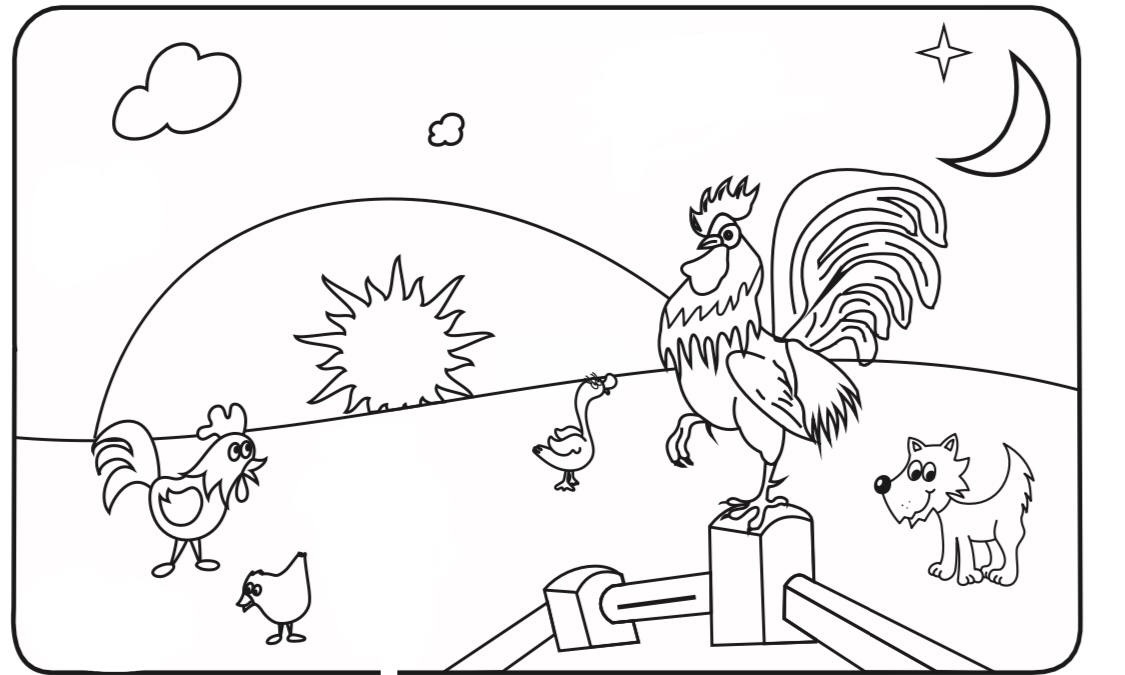
#> input picture project/10.jpg, 1125 x 675 px, given in place of 10.jpg.jpg, which was not available
$ python my_project.py
#> lines starting #> are read from the running program, lines starting #| are printed output that depends on the picture; after the words box and inside, x2 and y2 are one past the last pixel; in counts of white or black regions, pixels touching at a corner belong together; long printed decimals are rounded; pictures that were not available may be replaced by others from this repository, and a replacement may not be noted
import cv2
import numpy as np
global image_3

####################################################################################
def find_difference(image_1,image_2,x,z):
    global image_3

    if z==1:
        #+image_1=cv2.medianBlur(image_1,5)
        image_2=cv2.medianBlur(image_2,5)
        result=image_2 - image_1
        result=cv2.medianBlur(result,5)
    if z==0:
        result=image_2 - image_1


    conturs,_=cv2.findContours(result,cv2.RETR_EXTERNAL,cv2.CHAIN_APPROX_SIMPLE)


    for contur in conturs:
        if cv2.contourArea(contur)>x:
            x,y,w,h=cv2.boundingRect(contur)
            cv2.rectangle(result,(x,y),(x+w,y+h),(255,255,255),3)
            cv2.rectangle(image_3,(x,y),(x+w,y+h),(80,80,255),3)

    result=255-result
    #cv2.imwrite("result.jpg",result)
    #cv2.imshow("اصلی",result)
    #cv2.waitKey()
    cv2.imshow("resullt",image_3)
    cv2.waitKey()
####################################################################################
def rotation_angle(image_1,image_2):


    orb = cv2.ORB_create()
    keypoints_1, descriptors_1 = orb.detectAndCompute(image_1, None)
    keypoints_2, descriptors_2 = orb.detectAndCompute(image_2, None)


    bf = cv2.BFMatcher(cv2.NORM_HAMMING, crossCheck=True)
    matches = bf.match(descriptors_1, descriptors_2)

    #matches = sorted(matches, key=lambda x: x.distance)

    if len(matches) > 10:
        src_pts = np.float32([keypoints_1[m.queryIdx].pt for m in matches]).reshape(-1, 1, 2)
        dst_pts = np.float32([keypoints_2[m.trainIdx].pt for m in matches]).reshape(-1, 1, 2)


        M, _ = cv2.findHomography(src_pts, dst_pts, cv2.RANSAC, 5.0)


        angle_rad = np.arctan2(M[1, 0], M[0, 0])
        angle_deg = np.degrees(angle_rad)

        return 0,angle_deg
    else:
        return 1,0


####################################################################################
def matching(image_2,angle):


    h, w = image_2.shape[:2]
    center = (w // 2, h // 2)
    rotation_matrix = cv2.getRotationMatrix2D(center, -angle, 1.0)
    image_2 = cv2.warpAffine(image_2, rotation_matrix, (w, h))

    # [4 lines of commented-out code are left out]
    return image_2
####################################################################################
def menu():
    global image_3


    choice_1=""
    choice_2=""
    x=0
    z=0
    l=127

    while(choice_1!="end" and choice_2!="end"):
        choice_1=input("Hello,please choose  photo1 from this number(11,22,30,40,50,60,70): ")
        choice_2=input("and chooise photo_2(10,21/20,31,41,51,61,71/72): ")

        if choice_1=="11" or choice_1=="30" or choice_1=="40" or choice_1=="60" or choice_1=="70":
            x=250

        elif choice_1=="50":
            x=150


        elif choice_1=="22"or choice_2=="72":
            l=210
            x=980
            z=1


        return 1,str(choice_1),str(choice_2),x,z,l
#> this loop made 1 pass; the answer given on pass 1: 10.jpg

    return 0,0,0


####################################################################################
def main():
    global image_3

    chek,choice_1,choice_2,x,z,l=menu()


    if chek==1:
        image_1=cv2.imread("D:\python\_Python\project/"+str(choice_1) +".jpg")
#> image_1 is the input picture: shape (675, 1125, 3); mean B, G, R 235.8, 235, 236.5
        image_2=cv2.imread("D:\python\_Python\project/"+str(choice_2) +".jpg")
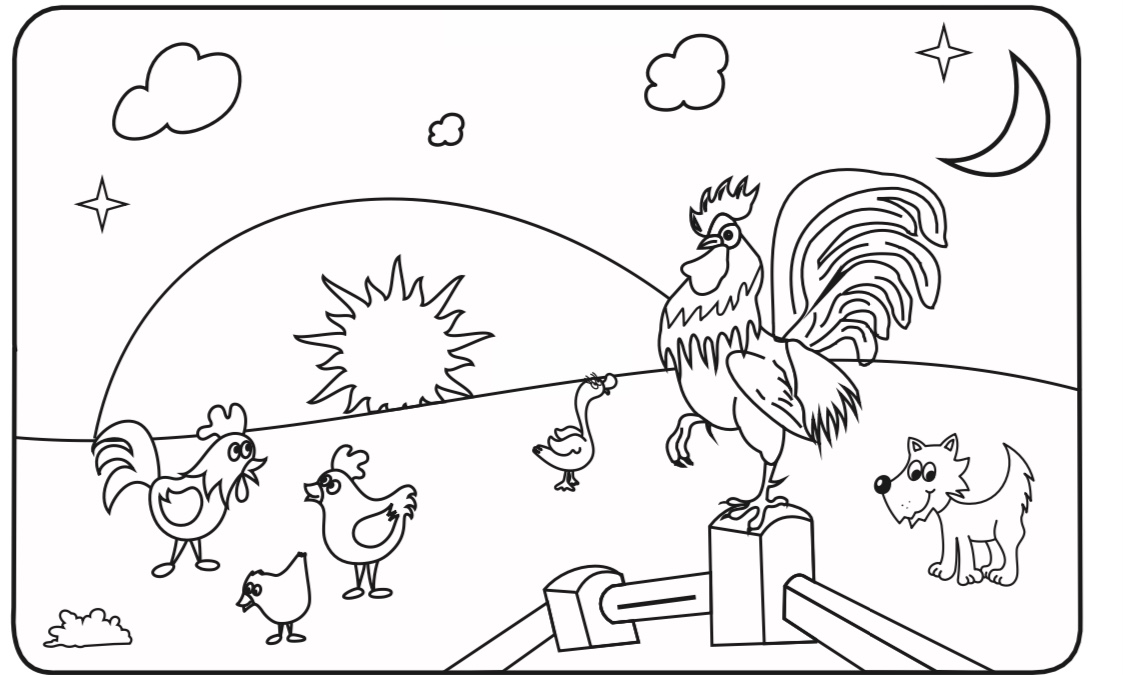
#> input picture project/11.jpg, 1125 x 675 px, given in place of 11.jpg.jpg, which was not available
#> image_2 is the input picture: shape (675, 1125, 3); mean B, G, R 234.5, 233.6, 235.3
        image_3=image_1
        image_1=cv2.cvtColor(image_1,cv2.COLOR_BGR2GRAY)
#> image_1: shape (675, 1125)
        image_2=cv2.cvtColor(image_2,cv2.COLOR_BGR2GRAY)
#> image_2: shape (675, 1125)

        _,image_1 =cv2.threshold(image_1,l,255,cv2.THRESH_BINARY)
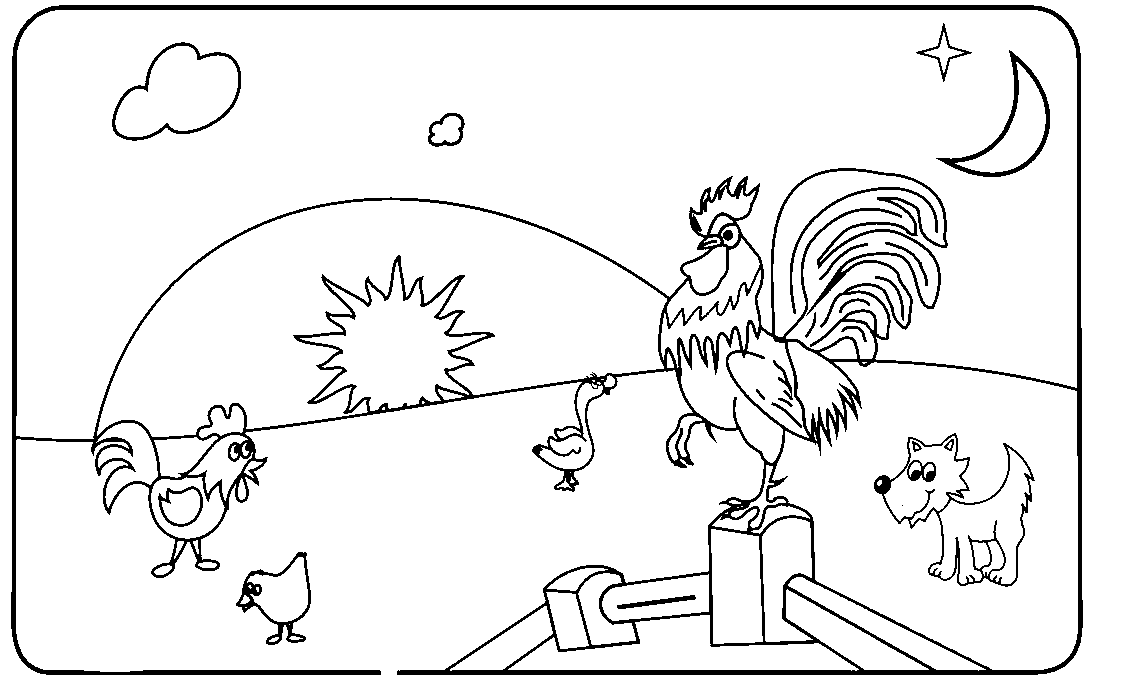
#> image_1: shape (675, 1125); 92.3% white; 23 black regions (1 under 20 px), largest, box (x1, y1, x2, y2) and area: (11, 5, 1083, 675) 48314, (874, 433, 1035, 587) 2898, (936, 50, 1050, 177) 1642
        _,image_2 =cv2.threshold(image_2,l,255,cv2.THRESH_BINARY)
#> image_2: shape (675, 1125); 91.6% white; 29 black regions (2 under 20 px)

        rows_1,col_1=image_1.shape
#> rows_1 = 675; col_1 = 1125
        image_2 = cv2.resize(image_2, ( col_1,rows_1))

        switch,angle=rotation_angle(image_1,image_2)
#> in rotation_angle, `keypoints_1, descriptors_1 = orb.detectAndCompute(image_1, None)`: keypoints_1 = 500 keypoints; strongest (x, y, size): (911, 440, 31), (913, 443, 31), (983, 569, 31), (950, 444, 31)
#> in rotation_angle, `keypoints_2, descriptors_2 = orb.detectAndCompute(image_2, None)`: keypoints_2 = 500 keypoints; strongest (x, y, size): (911, 440, 31), (54, 638, 31), (108, 618, 31), (106, 617, 31)
#> in rotation_angle, `matches = bf.match(descriptors_1, descriptors_2)`: matches = 379 matches
#> in rotation_angle, `src_pts = np.float32([keypoints_1[m.queryIdx].pt for m in matches]).re..`: src_pts = 379 rows, first 8: [782, 499], [950, 444], [680, 314], [696, 215], [714, 309], [940, 445], [748, 195], [725, 189]
#> in rotation_angle, `dst_pts = np.float32([keypoints_2[m.trainIdx].pt for m in matches]).re..`: dst_pts has the same summary as src_pts
#> in rotation_angle, `M, _ = cv2.findHomography(src_pts, dst_pts, cv2.RANSAC, 5.0)`: M = [[1, 3.84e-05, 0.000255], [-6.51e-05, 1, -0.00816], [-6.88e-08, 1.14e-07, 1]]
#> in rotation_angle, `angle_rad = np.arctan2(M[1, 0], M[0, 0])`: angle_rad = -6.51e-05
#> in rotation_angle, `angle_deg = np.degrees(angle_rad)`: angle_deg = -0.00373
#> switch = 0; angle = -0.00373
        if switch==1:
            print("2 images are not the same")
        if switch==0:
            angle_s=str(angle)
#> angle_s = '-0.0037321107349219547'
            print("Image_2 is rotated "+ angle_s +" degrees.")
#| Image_2 is rotated -0.003732 degrees.
            if abs(angle)>30:
                image_2=matching(image_2,angle)
                # [4 lines of commented-out code are left out]
                find_difference(image_1,image_2,x,z)

            else:
                find_difference(image_1,image_2,x,z)
#> in find_difference, `conturs,_=cv2.findContours(result,cv2.RETR_EXTERNAL,cv2.CHAIN_APPROX_S..`: conturs = 921 contours, 915 with area under 20; largest, box (x1, y1, x2, y2) and area: (304, 444, 417, 600) 8107, (644, 34, 729, 112) 4925, (43, 608, 132, 648) 2289, (75, 176, 130, 232) 632, (380, 670, 398, 675) 61, (84, 670, 143, 672) 30
#> the loop in find_difference, `for contur in conturs:` made 921 passes
#> (x, y, w, h) on passes 7, 90, 377, 842, 910: (380, 670, 18, 5), (43, 608, 89, 40), (304, 444, 113, 156), (75, 176, 55, 56), (644, 34, 85, 78)
#> contur on passes 1 to 6: [[40, 673]], [[978, 670]], [[855, 670], [856, 670]], [[851, 670]], [[450, 670], [451, 670]], [[399, 670]]
#> after the loop in find_difference, `for contur in conturs:`:
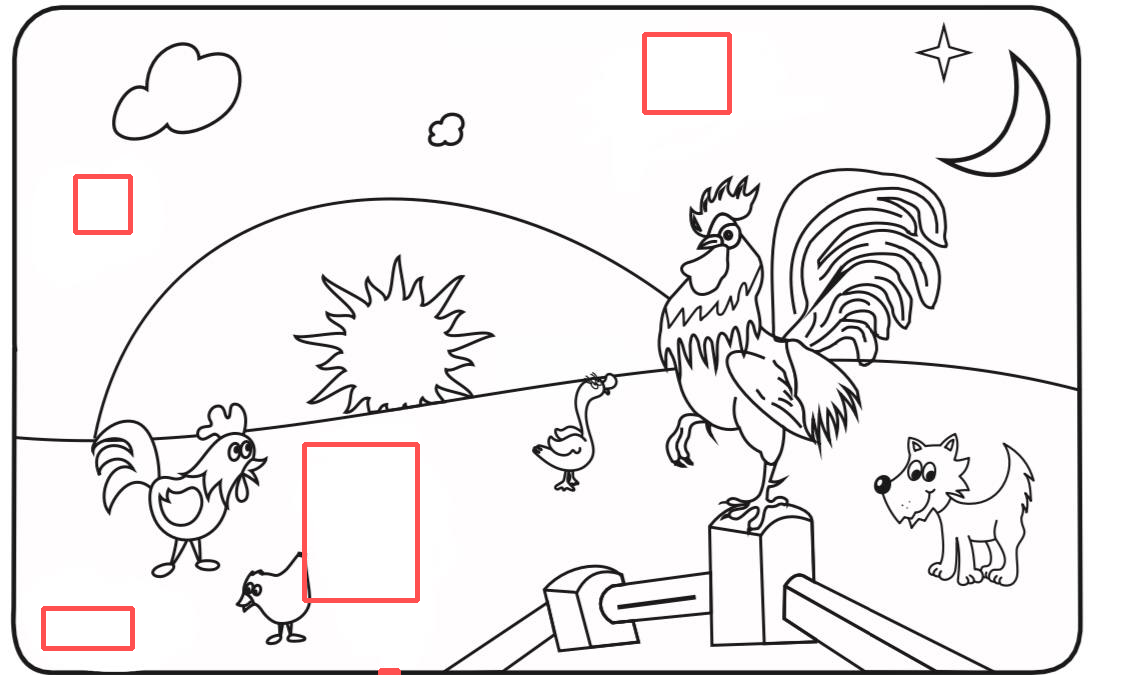
#> image_3: shape (675, 1125, 3); 0.9% of pixels changed, all inside (x1, y1, x2, y2) = (41, 32, 732, 675)
#> after the loop in find_difference, `for contur in conturs:`:
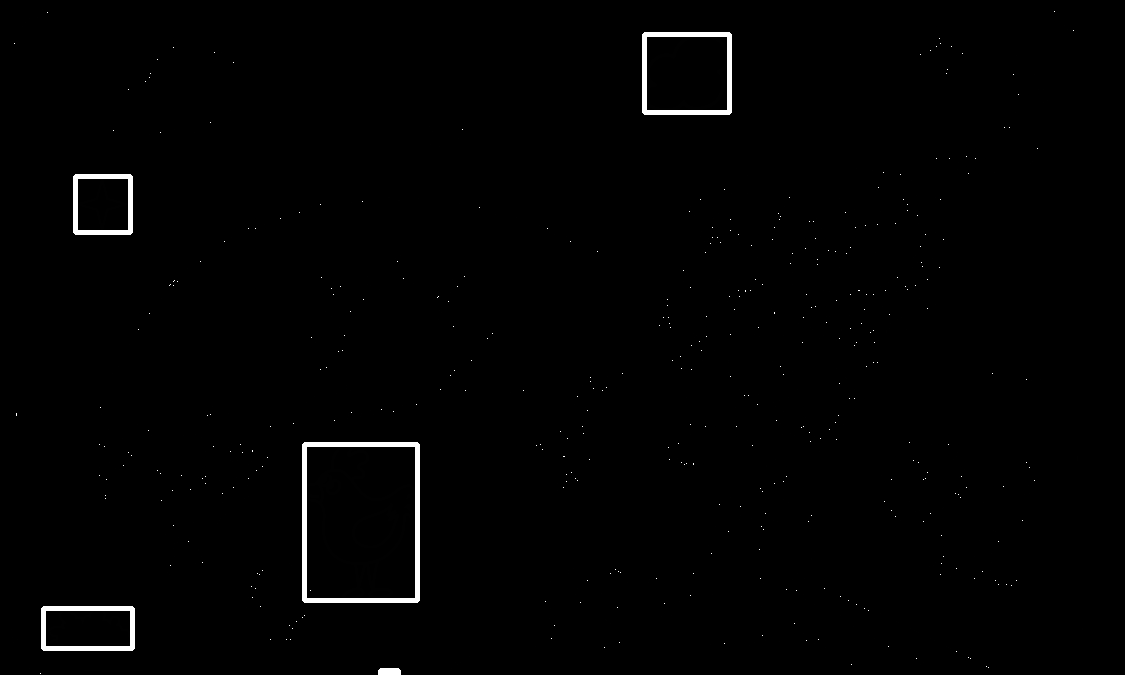
#> result: shape (675, 1125); min 0, max 255, mean 2.4
#> after the loop in find_difference, `for contur in conturs:`: h = 78; w = 85; x = 644; y = 34
#> in find_difference, `result=255-result`:
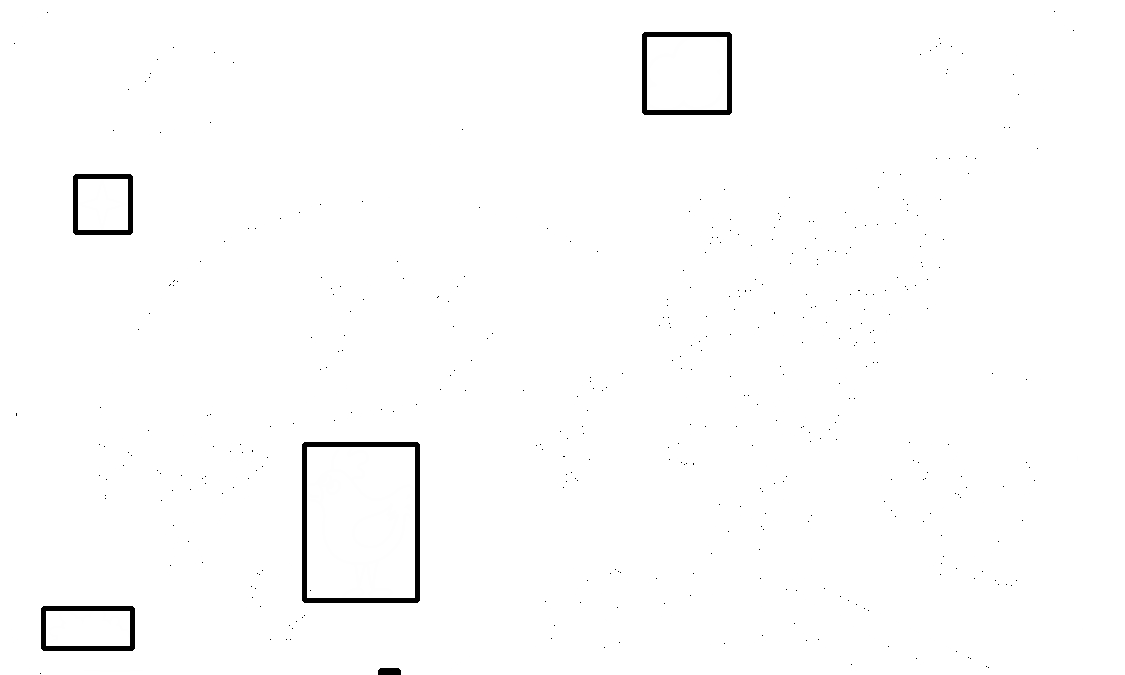
#> result: shape (675, 1125); min 0, max 255, mean 252.6

    else:
        print("end.")

main()
